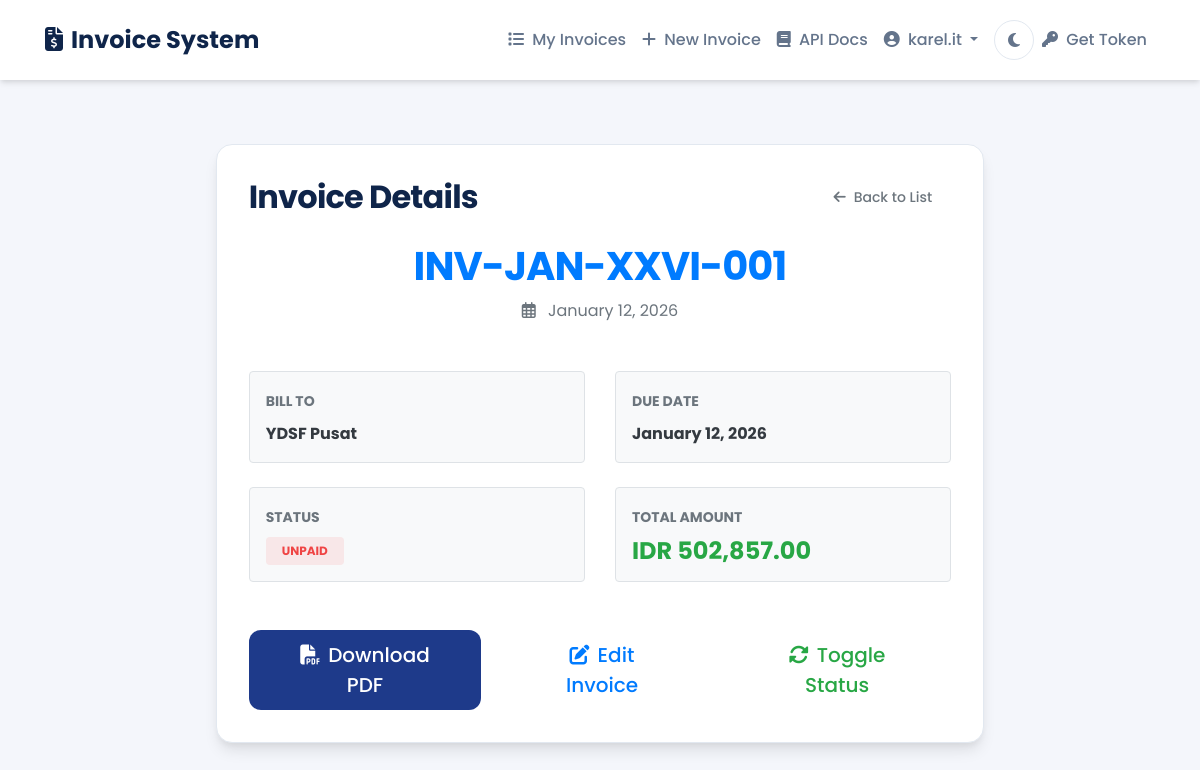
The app's page /view_invoice.php?id=698 (signed in) with its own data.
### tables this page shows
CREATE TABLE `invoices`  (
  `id` int(11) NOT NULL AUTO_INCREMENT,
  `user_id` int(11) NOT NULL,
  `invoice_number` varchar(50) NOT NULL,
  `invoice_date` date NOT NULL,
  `payment_terms` int(11) NOT NULL,
  `due_date` date NOT NULL,
  `bill_to` text NOT NULL,
  `ship_to` text NOT NULL,
  `notes` text NULL DEFAULT NULL,
  `subtotal` decimal(15, 2) NOT NULL DEFAULT 0.00,
  `discount` decimal(15, 2) NOT NULL DEFAULT 0.00,
  `tax` decimal(15, 2) NOT NULL DEFAULT 0.00,
  `shipping` decimal(15, 2) NOT NULL DEFAULT 0.00,
  `total` decimal(15, 2) NOT NULL DEFAULT 0.00,
  `is_paid` tinyint(4) NULL DEFAULT NULL,
  `created_at` timestamp NOT NULL DEFAULT current_timestamp(),
  `updated_at` timestamp NOT NULL DEFAULT current_timestamp() ON UPDATE CURRENT_TIMESTAMP,
  `pdf_path` varchar(255) NOT NULL,
  PRIMARY KEY (`id`) USING BTREE,
  UNIQUE INDEX `invoice_number`(`invoice_number`) USING BTREE,
  INDEX `fk_invoices_users`(`user_id`) USING BTREE,
  CONSTRAINT `fk_invoices_users` FOREIGN KEY (`user_id`) REFERENCES `users` (`id`) ON DELETE CASCADE ON UPDATE RESTRICT
);

### view_invoice.php (the view, shortened to what this page needs)
<?php
include 'db_connect.php';
$user_id = $_SESSION['user_id'];
$invoice_id = $_GET['id'];
try {
    $stmt = $pdo->prepare("SELECT * FROM invoices WHERE id = :id AND user_id = :user_id");
    $stmt->bindParam(':id', $invoice_id, PDO::PARAM_INT);
    $stmt->bindParam(':user_id', $user_id, PDO::PARAM_INT);
    $stmt->execute();
    $invoice = $stmt->fetch(PDO::FETCH_ASSOC);
} catch (PDOException $e) {
    die("Database error: " . $e->getMessage());
}
include 'includes/header.php';
?>
<div class="row justify-content-center">
    <div class="col-md-8">
        <div class="card-custom">
            <div class="d-flex justify-content-between align-items-center mb-4">
                <h2 class="font-weight-bold text-navy mb-0">Invoice Details</h2>
                <a href="index.php" class="btn btn-outline-secondary btn-sm">
                    <i class="fas fa-arrow-left mr-2"></i>Back to List
                </a>
            </div>
            <div class="text-center mb-5">
                <h1 class="font-weight-bold text-primary mb-2"><?php echo htmlspecialchars($invoice['invoice_number']); ?></h1>
                <p class="text-muted mb-0">
                    <i class="far fa-calendar-alt mr-2"></i>
                    <?php echo date('F d, Y', strtotime($invoice['invoice_date'])); ?>
                </p>
            </div>
            <div class="row mb-4">
                <div class="col-md-6">
                    <div class="p-3 rounded bg-light border">
                        <label class="small text-uppercase text-muted font-weight-bold">Bill To</label>
                        <div class="font-weight-bold text-dark" style="white-space: pre-line;"><?php echo htmlspecialchars($invoice['bill_to']); ?></div>
                    </div>
                </div>
                <div class="col-md-6">
                    <div class="p-3 rounded bg-light border">
                        <label class="small text-uppercase text-muted font-weight-bold">Due Date</label>
                        <div class="font-weight-bold text-dark">
                            <?php echo date('F d, Y', strtotime($invoice['due_date'])); ?>
                        </div>
                    </div>
                </div>
            </div>
            <div class="row mb-4">
                <div class="col-md-6">
                    <div class="p-3 rounded bg-light border">
                        <label class="small text-uppercase text-muted font-weight-bold">Status</label>
                        <div>
                            <?php if ($invoice['is_paid'] == 1): ?>
                                <span id="status-badge" class="badge badge-success px-3 py-2">PAID</span>
                            <?php else: ?>
                                <span id="status-badge" class="badge badge-danger px-3 py-2">UNPAID</span>
                            <?php endif; ?>
                        </div>
                    </div>
                </div>
                <div class="col-md-6">
                    <div class="p-3 rounded bg-light border">
                        <label class="small text-uppercase text-muted font-weight-bold">Total Amount</label>
                        <div class="h4 font-weight-bold text-success mb-0">
                            IDR <?php echo number_format($invoice['total'], 2); ?>
                        </div>
                    </div>
                </div>
            </div>
            <div class="d-flex justify-content-center gap-3 mt-5">
                <a href="generate_invoice.php?id=<?= $invoice_id  ?>" target="_blank" class="btn btn-primary btn-lg px-5">
                    <i class="fas fa-file-pdf mr-2"></i>Download PDF
                </a>
                <a href="update_invoice.php?id=<?= $invoice_id ?>" class="btn btn-outline-primary btn-lg px-5 ml-3">
                    <i class="fas fa-edit mr-2"></i>Edit Invoice
                </a>
                <button onclick="toggleStatus(<?= $invoice_id ?>)" class="btn btn-outline-success btn-lg px-5 ml-3" id="toggle-btn">
                    <i class="fas fa-sync-alt mr-2"></i>Toggle Status
                </button>
            </div>
        </div>
    </div>
</div>
<?php include 'includes/footer.php'; ?>

### assets/css/style.css (style rules this page uses)
:root { --primary-navy: #0f254a; --primary-navy-soft: #1e3a8a; --accent-blue: #3b82f6; --accent-green: #0f9d58; --accent-red: #ef4444; --accent-warning: #f59e0b; --bg-body: #f4f6fb; --bg-surface: #ffffff; --bg-surface-alt: #f8fafc; --text-main: #1e293b; --text-muted: #64748b; --text-light: #94a3b8; --text-inverse: #ffffff; --border-color: #e2e8f0; --border-radius-sm: 8px; --border-radius-md: 12px; --border-radius-lg: 16px; --border-radius-xl: 24px; --shadow-sm: 0 1px 2px 0 rgba(0, 0, 0, 0.05); --shadow-md: 0 4px 6px -1px rgba(0, 0, 0, 0.1), 0 2px 4px -1px rgba(0, 0, 0, 0.06); --shadow-lg: 0 10px 15px -3px rgba(0, 0, 0, 0.1), 0 4px 6px -2px rgba(0, 0, 0, 0.05); --shadow-xl: 0 20px 25px -5px rgba(0, 0, 0, 0.1), 0 10px 10px -5px rgba(0, 0, 0, 0.04); --transition-base: all 0.2s ease-in-out; }
body { font-family: 'Poppins', 'Inter', system-ui, -apple-system, sans-serif; background-color: var(--bg-body); color: var(--text-main); line-height: 1.6; transition: background-color 0.3s ease, color 0.3s ease; }
h1, h2, h3, h4, h5, h6 { color: var(--primary-navy); font-weight: 600; letter-spacing: -0.025em; }
a { color: var(--primary-navy-soft); text-decoration: none; transition: var(--transition-base); }
.card-custom { background: var(--bg-surface); border-radius: var(--border-radius-lg); box-shadow: var(--shadow-lg); border: 1px solid var(--border-color); padding: 2rem; margin-bottom: 2rem; }
.btn { border-radius: var(--border-radius-md); padding: 0.6rem 1.2rem; font-weight: 500; transition: var(--transition-base); border: none; }
.btn-primary { background-color: var(--primary-navy-soft); color: white; }
.badge-danger { background-color: rgba(239, 68, 68, 0.1); color: var(--accent-red); }
.text-navy { color: var(--primary-navy); }

### records on screen
invoices: invoice_number "INV-JAN-XXVI-001", invoice_date "January 12, 2026", bill_to "YDSF Pusat", due_date "January 12, 2026", total "502,857.00"

### other values on screen
explode('@', $_SESSION['email'])[0] "karel.it"
